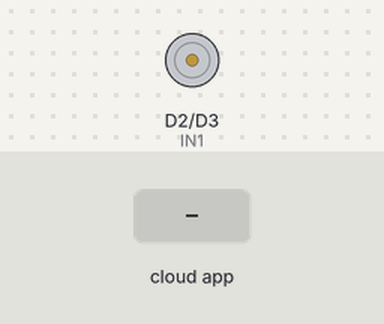
Recording of a sketch running on a simulated ESP8266 (NodeMCU). Shown: motor-driver pin pairs drawn as motors (green arrow = first pin HIGH = forward, orange = second pin HIGH = backward, longer = more drive). Inputs (shaded band) come from the test bench. The RemoteXY app is connected.

Above: at 1.2 s.
1.3 s: the phone or cloud app sets switch_1 to 1
At 2.5 s:
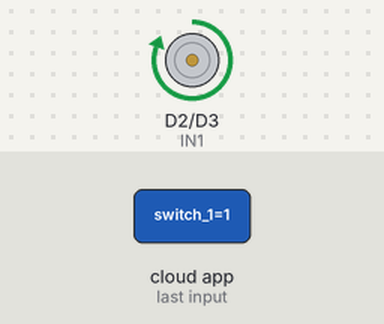
At 42.4 s:
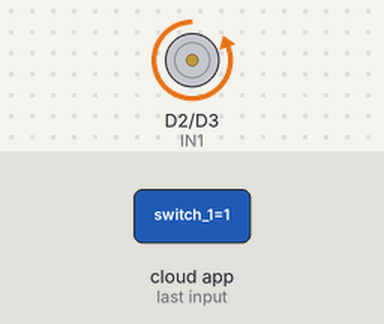
Timing chart, 0 to 42.7 s (numbered marks = the images above; inputs shaded):
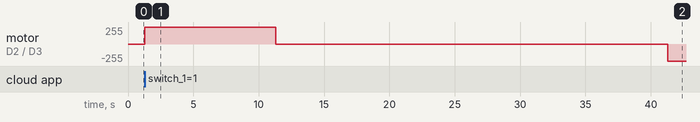

The sketch:

app.ino
```cpp
// RemoteXY select connection mode and include library
#define REMOTEXY_MODE__ESP8266WIFI_LIB_POINT
#include <ESP8266WiFi.h>

#include <RemoteXY.h>

// RemoteXY connection settings
#define REMOTEXY_WIFI_SSID "MUSHO"
#define REMOTEXY_WIFI_PASSWORD "20212021"
#define REMOTEXY_SERVER_PORT 6377


// RemoteXY configurate
#pragma pack(push, 1)
uint8_t RemoteXY_CONF[] =
  { 255,1,0,13,0,52,0,11,31,1,
  2,1,10,33,44,14,175,26,69,69,
  79,112,101,110,0,67,108,111,115,101,
  0,67,5,12,63,41,9,181,26,11,
  69,1,52,1,8,8,129,0,3,3,
  22,6,173,77,85,83,72,79,0 };

// this structure defines all the variables and events of your control interface
struct {

    // input variables
  uint8_t switch_1; // =1 if switch ON and =0 if OFF

    // output variables
  char text_1[11];  // string UTF8 end zero
  int16_t sound_1; // =0 no sound, else ID of sound, =1001 for example, look sound list in app

    // other variable
  uint8_t connect_flag;  // =1 if wire connected, else =0

} RemoteXY;
#pragma pack(pop)

/////////////////////////////////////////////
//           END RemoteXY include          //
/////////////////////////////////////////////

//...#define BUTTON D1
#define IN1    D2
#define IN2    D3

unsigned long TIME_1 = 0 ;
unsigned long TIME_2 = 0 ;

bool flag = 1 ;
bool m    = 1 ;
bool r    = 1 ;
uint8_t s    = 1 ;

void setup()
{
  RemoteXY_Init ();
  //..pinMode(BUTTON , INPUT);
  pinMode(IN1 , OUTPUT);
  pinMode(IN2 , OUTPUT);
  TIME_1 = millis();
}

void loop()
{
  RemoteXY_Handler ();

  if( ( RemoteXY.switch_1 == 1 && r == 1 ) || ( s == 0 ))
  {
    if(flag == 1)
    {
      s = 0;
      //..... UP ..........
      digitalWrite(IN1, HIGH);
      digitalWrite(IN2 , LOW);
      strcpy (RemoteXY.text_1, "wait");
    }

   if( ( millis() - TIME_1  >= 10000) && ( m == 1) )
    {
      flag = 0;
      //............ sop .........
      digitalWrite(IN1 , LOW);
      digitalWrite(IN2 , LOW);

      strcpy (RemoteXY.text_1, "Open");
      m = 0;
      s = 2;
      TIME_1 = millis();
      }

      if ( ( millis() - TIME_1 >= 30000 )&& ( m == 0  ))
      {
       RemoteXY.sound_1 = 1001;
      r = 0 ;
      }

   TIME_2 = millis();
  }

  else
    {
      if( s == 2 )
       {
        if(flag == 0)
        {
          digitalWrite(IN2 , HIGH);
          digitalWrite(IN1 , LOW);
          strcpy (RemoteXY.text_1, "wait");
        }

      if(millis() - TIME_2 >= 10000 && m == 0)
       {
         flag =1;
         s = 1;
         digitalWrite(IN1 , LOW);
         digitalWrite(IN1 , LOW);
         strcpy (RemoteXY.text_1, "Close");

    if(r==0)
     {
        RemoteXY.sound_1 = 0;
        RemoteXY.switch_1 = 0 ;
     }
    }
    }

    else
    {
      digitalWrite(IN1 , LOW);
      digitalWrite(IN2 ,LOW);
      strcpy (RemoteXY.text_1, "Close");
      m = 1;
      flag = 1;
      r = 1;
      s = 1;
      TIME_1 = millis() ;

    }
   }

}
```

Measured:
- after the input at 1.3 s, motor on D2 (IN1) / D3 (IN2): stopped → forward 255/255 at once, → stopped 10.0 s later, → backward 255/255 30.0 s later
